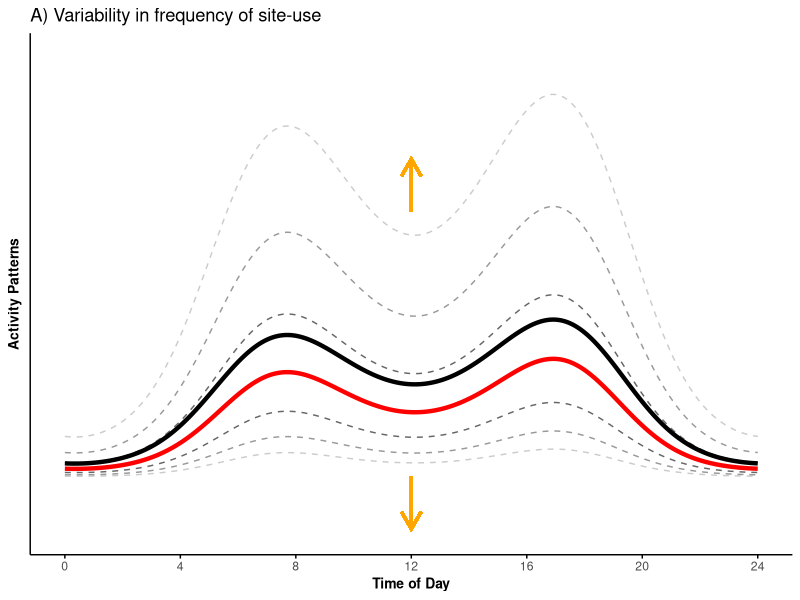

Reproduce this figure in R. (Note: this script raises an error after producing the figure.)
## ---- chunk 1
#' Load libraries and set equations' parameters
library(tidyverse)
library(grid)
library(gridExtra)
wavelength = 24
b0 = -3
b1 = 1 
b2 = 0.7
theta0 = 3
theta1 = 2 
tau_i = gamma_i = seq(-1.5, 1.5, by = 0.5)
time <- seq(0, wavelength, wavelength/512)
## ---- chunk 2
# creating the curves
p_df <- data.frame(p = c(
  boot::inv.logit(b0 + b1*cos(2*pi*time/(24)+theta0 + gamma_i[4]) + b2*cos(2*pi*time/(12)+theta0 + gamma_i[4]) + tau_i[1]),
  boot::inv.logit(b0 + b1*cos(2*pi*time/(24)+theta0 + gamma_i[4]) + b2*cos(2*pi*time/(12)+theta0 + gamma_i[4]) + tau_i[2]),
  boot::inv.logit(b0 + b1*cos(2*pi*time/(24)+theta0 + gamma_i[4]) + b2*cos(2*pi*time/(12)+theta0 + gamma_i[4]) + tau_i[3]),
  boot::inv.logit(b0 + b1*cos(2*pi*time/(24)+theta0 + gamma_i[4]) + b2*cos(2*pi*time/(12)+theta0 + gamma_i[4]) + tau_i[4]),
  boot::inv.logit(b0 + b1*cos(2*pi*time/(24)+theta0 + gamma_i[4]) + b2*cos(2*pi*time/(12)+theta0 + gamma_i[4]) + tau_i[5]),
  boot::inv.logit(b0 + b1*cos(2*pi*time/(24)+theta0 + gamma_i[4]) + b2*cos(2*pi*time/(12)+theta0 + gamma_i[4]) + tau_i[6]),
  boot::inv.logit(b0 + b1*cos(2*pi*time/(24)+theta0 + gamma_i[4]) + b2*cos(2*pi*time/(12)+theta0 + gamma_i[4]) + tau_i[7])
), time = rep(time, 7), 
mean = c(rep(rep("off", length(time)),3), rep("on", length(time)), rep(rep("off", length(time)),3)),
curvesID = as.factor(rep(1:7, each = length(time))),
curvesLeg = as.factor(rep(c("+/- 1.5 SD", "+/- 1 SD", "+/- 0.5 SD", "Conditional", "+/- 0.5 SD", "+/- 1 SD", "+/- 1.5 SD"), each = length(time)))
)

p_df2 <- p_df %>% select(p, time) %>% group_by(time) %>% 
  summarize(p = mean(p)) %>% 
  mutate(mean = "on", curvesID = as.factor(8),
         curvesLeg = as.factor("Marginal"))

p_df <- rbind(p_df, as.data.frame(p_df2))

pl_vert <- ggplot(p_df, aes(x = time, y = p, group = curvesID)) +
  geom_line(aes(color = curvesLeg, size = mean, linetype = mean)) +
  scale_color_manual(values = c("grey40", "grey60", "grey80", "red", "black")) +
  scale_size_manual(values = c(0.5, 1.5)) +
  scale_linetype_manual(values = c(2, 1, 2)) +
  coord_cartesian(ylim = c(-0.05, 0.40)) +
  #geom_path(data = data.frame(x = c(11.5, 9), y = c(0.005, 0.005)), aes(x = x, y = y), linejoin = "mitre") +
  labs(x = "Time of Day", y = "Activity Patterns", title = "A) Variability in frequency of site-use") +
  theme_minimal()+
  theme(legend.position = "none",
        axis.line = element_line(colour = 'black', linetype = 'solid'),
        axis.ticks.x = element_line(colour = 'black', linetype = 'solid'), #element_blank(), #
        axis.text.y = element_blank(), #element_text(size=8),
        axis.title=element_text(size=10,face="bold"),
        panel.grid.minor = element_blank(),
        panel.grid.major = element_blank()) + 
  geom_segment(aes(x=12, y=min(p), xend=12, yend=min(p)-0.05), arrow=arrow(length= unit(0.5, "cm")), 
               size = 1, color = "orange", linejoin = "mitre") +
  geom_segment(aes(x=12, y=0.25+0.003, xend=12, yend=0.25+0.053), arrow=arrow(length= unit(0.5, "cm")), 
               size = 1, color = "orange", linejoin = "mitre")+
  scale_x_continuous(breaks=seq(0,24,length.out=7), labels=seq(0,24,4)) 



#' #### Phaseshift in unimodal --------------------------------------------------

p_df <- data.frame(p = c(
  boot::inv.logit(b0 + b1*cos(2*pi*time/(24)+phaseshift)),
  boot::inv.logit(b0 + b1*cos(2*pi*time/(24)+phaseshift+0.5)),
  boot::inv.logit(b0 + b1*cos(2*pi*time/(24)+phaseshift+1)),
  boot::inv.logit(b0 + b1*cos(2*pi*time/(24)+phaseshift+1.5)),
  boot::inv.logit(b0 + b1*cos(2*pi*time/(24)+phaseshift-0.5)),
  boot::inv.logit(b0 + b1*cos(2*pi*time/(24)+phaseshift-1)),
  boot::inv.logit(b0 + b1*cos(2*pi*time/(24)+phaseshift-1.5))
), time = rep(time, 7), 
mean = c(rep("on", length(time)), rep(rep("off", length(time)),6)),
curvesID = as.factor(rep(1:7, each = length(time))),
curvesLeg = as.factor(rep(c("Conditional", "+/- 0.5 SD", "+/- 1 SD", "+/- 1.5 SD", "+/- 0.5 SD", "+/- 1 SD", "+/- 1.5 SD"), each = length(time))) 
)

p_df2 <- p_df %>% select(p, time) %>% group_by(time) %>% 
  summarize(p = mean(p)) %>% 
  mutate(mean = "on", curvesID = as.factor(8),
         curvesLeg = as.factor("Marginal"))

p_df <- rbind(p_df, as.data.frame(p_df2))

pl_hor <- ggplot(p_df, aes(x = time, y = p, group = curvesID)) +
  geom_line(aes(color = curvesLeg, size = curvesID, linetype = mean)) +
  scale_color_manual(values = c("grey40", "grey60", "grey80", "red", "black")) +
  scale_size_manual(values = c(1.5, rep(0.5, 6), 1.5)) +
  scale_linetype_manual(values = c(2, 1)) +
  coord_cartesian(ylim = c(0.006, 0.055)) +
  #geom_path(data = data.frame(x = c(11.5, 9), y = c(0.005, 0.005)), aes(x = x, y = y), linejoin = "mitre") +
  labs(x = "Time of Day", y = "Activity Patterns", title = "B) Variability in time of activity peak") +
  theme_minimal()+
  theme(legend.position = "none", 
        axis.line = element_line(colour = 'black', linetype = 'solid'),
        axis.ticks.x = element_line(colour = 'black', linetype = 'solid'),# element_blank(), 
        axis.text.y = element_blank(), #element_text(size=8),
        axis.title=element_text(size=10,face="bold"),
        panel.grid.minor = element_blank(),
        panel.grid.major = element_blank()) +
  geom_segment(aes(x=13.64062-0.75, y=0.052, xend=13.64062-7, yend=0.052), arrow=arrow(length= unit(0.5, "cm")), 
               size = 1, color = "orange", linejoin = "mitre") +
  geom_segment(aes(x=13.64062+0.75, y=0.052, xend=13.64062+7, yend=0.052), arrow=arrow(length= unit(0.5, "cm")), 
               size = 1, color = "orange", linejoin = "mitre") +
  scale_x_continuous(breaks=seq(0,24,length.out=7), labels=seq(0,24,4))+
  guides(linetype=element_blank())





#' Join plots
pl <- grid.arrange(pl_vert, pl_hor, ncol = 2)
ggsave(pl, filename = "figures/Fig1_Site_Variability_in_Activity.jpg", device = "jpeg", units = "cm", width = 16, height = 8, dpi = 300)

